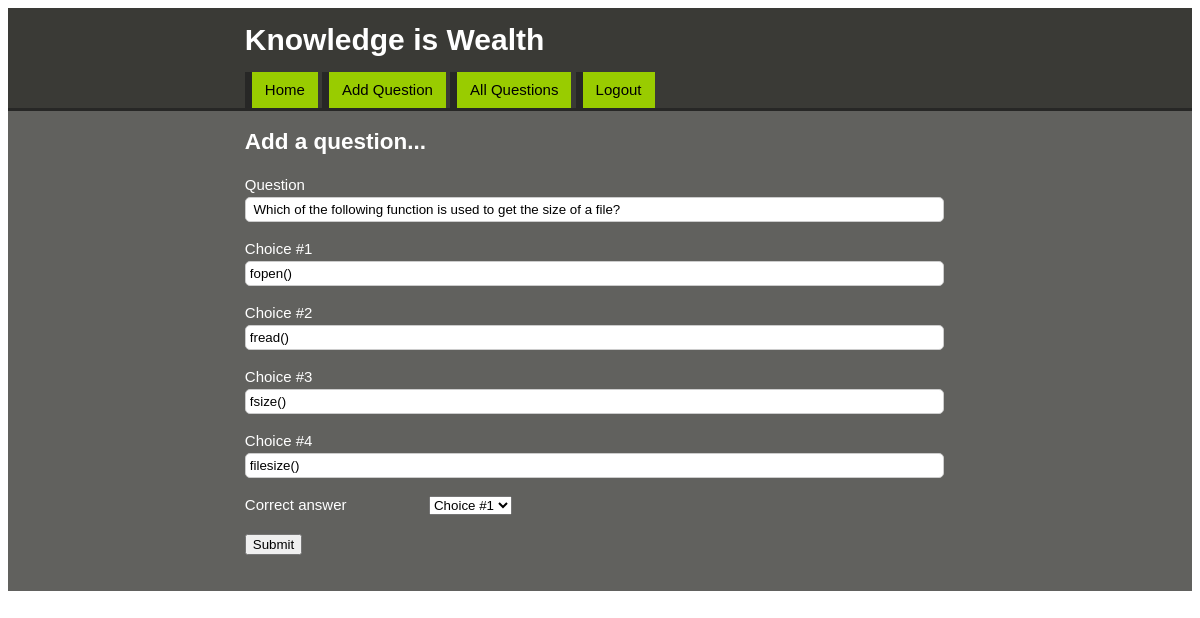
Screenshot of /editquestion.php?qno=7 (signed in) with the database file from the repository.
### tables this page shows
CREATE TABLE `questions` (
  `qid` int(11) NOT NULL,
  `qno` int(11) NOT NULL,
  `question` text NOT NULL,
  `ans1` text NOT NULL,
  `ans2` text NOT NULL,
  `ans3` text NOT NULL,
  `ans4` text NOT NULL,
  `correct_answer` varchar(1) NOT NULL
);

### editquestion.php (the view, shortened to what this page needs)
<?php include "connection.php";
if (isset($_SESSION['admin'])) {
	?>
<?php
if (isset($_GET['qno'])) {
	$qno = mysqli_real_escape_string($conn , $_GET['qno']);
	if (is_numeric($qno)) {
		$query = "SELECT * FROM questions WHERE qno = '$qno' ";
		$run = mysqli_query($conn, $query) or die(mysqli_error($conn));
		if (mysqli_num_rows($run) > 0) {
			while ($row = mysqli_fetch_array($run)) {
                 $question = $row['question'];
                 $ans1 = $row['ans1'];
                 $ans2 = $row['ans2'];
                 $ans3 = $row['ans3'];
                 $ans4 = $row['ans4'];
			}
		}
		else {
			echo "<script> alert('error');
			window.location.href = 'allquestions.php'; </script>" ;
		}
	}
	else {
		header("location: allquestions.php");
	}
}
?>
<!DOCTYPE html>
<html>
	<head>
		<link rel="stylesheet" type="text/css" href="css/style.css">
	</head>
	<body>
		<header>
			<div class="container">
				<h1>Knowledge is Wealth</h1>
				<a href="index.php" class="start">Home</a>
				<a href="add.php" class="start">Add Question</a>
				<a href="allquestions.php" class="start">All Questions</a>
				<a href="exit.php" class="start">Logout</a>
			</div>
		</header>
		<main>
			<div class="container">
				<h2>Add a question...</h2>
				<form method="post" action="">
					<p>
						<label>Question</label>
						<input type="text" name="question" required="" value="<?php echo $question; ?>">
					</p>
					<p>
						<label>Choice #1</label>
						<input type="text" name="choice1" required="" value="<?php echo $ans1; ?>">
					</p>
					<p>
						<label>Choice #2</label>
						<input type="text" name="choice2" required="" value="<?php echo $ans2; ?>">
					</p>
					<p>
						<label>Choice #3</label>
						<input type="text" name="choice3" required="" value="<?php echo $ans3; ?>">
					</p>
					<p>
						<label>Choice #4</label>
						<input type="text" name="choice4" required="" value="<?php echo $ans4; ?>">
					</p>
					<p>
						<label>Correct answer</label>
						<select name="answer" >
                        <option value="a">Choice #1 </option>
                    </select>
					</p>
					<p>
						<input type="submit" name="submit" value="Submit">
					</p>
				</form>
			</div>
		</main>
	</body>
</html>
<?php }
else {
	header("location: admin.php");
}
?>

### css/style.css (style rules this page uses)
body { font-family: arial; font-size: 15px; line-height: 1.6em; }
a { text-decoration: none; }
label { display: inline-block; width: 180px; }
input[type='text'] { width: 97%; padding: 4px; border-radius: 5px; border:1px #ccc solid; }
.container { width: 60%; margin: 0 auto; overflow: auto; }
header { border-bottom: 3px #272726 solid; background: #3A3A36; color: white; }
main { padding-bottom: 20px; background: #61615E; color: white; }
a.start { display: inline-block; color: #000000; background: #99CC00; border-left: 7px #272726 solid; padding:6px 13px; }

### rows the page displays
questions: question "Which of the following function is used to get the size of a file?", choice1 "fopen()", choice2 "fread()", choice3 "fsize()", choice4 "filesize()"
